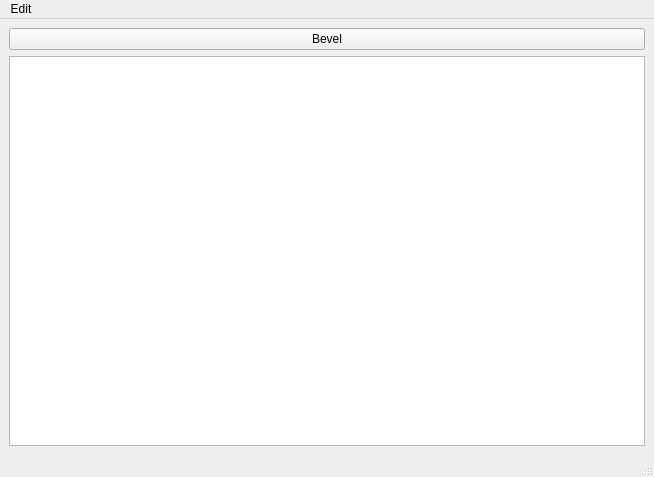
<?xml version="1.0" encoding="UTF-8"?>
<ui version="4.0">
 <class>MainWindowForBevelTool</class>
 <widget class="QMainWindow" name="MainWindowForBevelTool">
  <property name="geometry">
   <rect>
    <x>0</x>
    <y>0</y>
    <width>654</width>
    <height>477</height>
   </rect>
  </property>
  <property name="windowTitle">
   <string>MainWindow</string>
  </property>
  <widget class="QWidget" name="centralwidget">
   <layout class="QGridLayout" name="gridLayout">
    <item row="0" column="0">
     <widget class="QPushButton" name="bevelButton">
      <property name="text">
       <string>Bevel</string>
      </property>
     </widget>
    </item>
    <item row="1" column="0">
     <widget class="QTableView" name="optionTableView"/>
    </item>
   </layout>
  </widget>
  <widget class="QMenuBar" name="menubar">
   <property name="geometry">
    <rect>
     <x>0</x>
     <y>0</y>
     <width>654</width>
     <height>21</height>
    </rect>
   </property>
   <widget class="QMenu" name="menuEdit">
    <property name="title">
     <string>Edit</string>
    </property>
    <addaction name="simpleOptionsAction"/>
    <addaction name="fullOptionsAction"/>
   </widget>
   <addaction name="menuEdit"/>
  </widget>
  <widget class="QStatusBar" name="statusbar"/>
  <action name="simpleOptionsAction">
   <property name="checkable">
    <bool>true</bool>
   </property>
   <property name="checked">
    <bool>false</bool>
   </property>
   <property name="text">
    <string>Simple options</string>
   </property>
   <property name="shortcutContext">
    <enum>Qt::WidgetWithChildrenShortcut</enum>
   </property>
  </action>
  <action name="fullOptionsAction">
   <property name="checkable">
    <bool>true</bool>
   </property>
   <property name="text">
    <string>Full options</string>
   </property>
  </action>
  <action name="hardEdgesAction">
   <property name="text">
    <string>Hard edges</string>
   </property>
  </action>
 </widget>
 <resources/>
 <connections/>
</ui>
